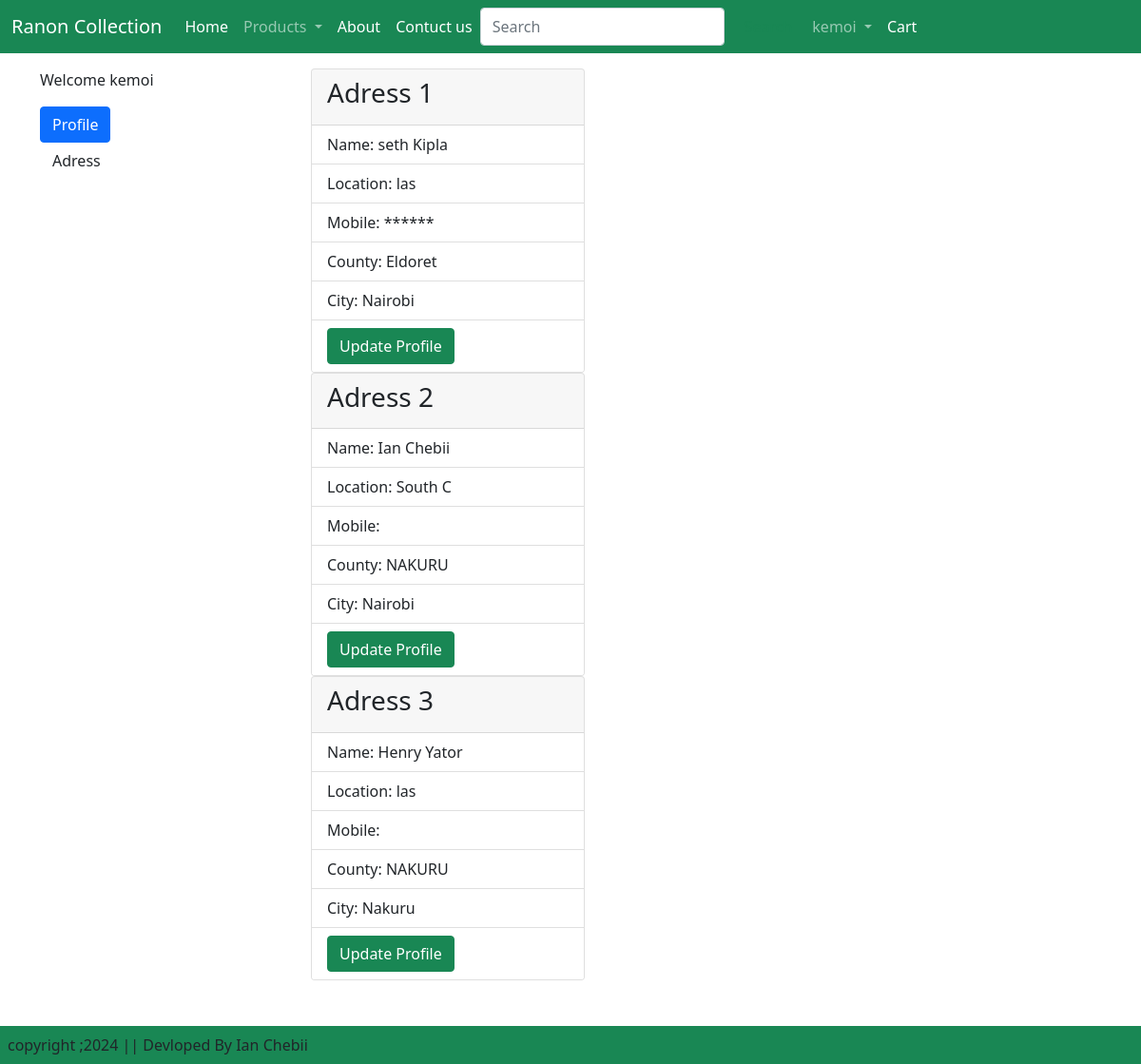
The page /adress/ (signed in) on the database its author committed.
### ecoapp/models.py (models this page shows, shortened)
class Customer(models.Model):
    user = models.ForeignKey(User, on_delete=models.CASCADE)  # Corrected on_delete
    name = models.CharField(max_length=200)
    location = models.CharField(max_length=200)
    county = models.CharField(max_length=60)
    mobile = models.CharField(max_length=50, )  # Corrected spelling and added length
    city = models.CharField(choices=STATE_CHOICES, max_length=100)  # Corrected variable name to STATE_CHOICES

### ecoapp/views.py (the view)
# urls.py: path('adress/', views.adress, name='adress'),
@login_required
def adress(request):
    add = Customer.objects.filter(user=request.user)
    return render(request, 'ecoapp/adress.html', {'add': add})

### ecoapp/templates/ecoapp/adress.html (shortened to what this page needs)
{% extends "ecoapp/base.html" %}
{% load static%}
{% block maincontent%}
<div class="container vw-100">
    <div class="row my-3">
        <div class="col-sm-3" >
            <p>Welcome {{request.user}}</p>
            <ul class="list-unstyled">
                <li ><a href="{%url 'profile'%}" class="btn btn-primary">Profile</a></li>
                <li ><a href="{%url 'adress'%}"  class="btn">Adress</a></li>
            </ul>
        </div>
        <div class="col-sm-8 ">
            <div class="row">
                <div class="col-sm-8">
                    {%for ad in add%}
                    <div class="card" style="width: 18rem;">
                       <div class="card-header">
                           <h3>Adress {{forloop.counter}}</h3>
                       </div>
                       <ul class="list-group list-group-flush">
                        <li class="list-group-item">Name: {{ad.name}}</li>
                        <li class="list-group-item"> Location: {{ad.location}}</li>
                        <li class="list-group-item">Mobile: {{ad.mobile}}</li>
                        <li class="list-group-item">County: {{ad.county}}</li>
                        <li class="list-group-item">City: {{ad.city}} </li>
                        <li class="list-group-item"><a href="{% url 'updateview' pk=ad.id %}" class="btn btn-success">Update Profile</a></li>
                       </ul>
                     </div>
                      {%endfor%}
                </div>
            </div>
        </div>
    </div>
</div>
{% endblock maincontent%}

### ecoapp/templates/ecoapp/base.html (shortened to what this page needs)
{% load static %}
<!DOCTYPE html>
<html lang="en">
<head>
    <link href="https://cdn.jsdelivr.net/npm/bootstrap@5.0.2/dist/css/bootstrap.min.css" rel="stylesheet">
    <link rel="stylesheet" href="{% static 'ecoapp/js/css/owl.carousel.min.css' %}">
    <link rel="stylesheet" href="{% static 'ecoapp\css\style.css' %}">
    <link rel="stylesheet" href="https://cdnjs.cloudflare.com/ajax/libs/font-awesome/6.5.2/css/all.min.css" />
</head>
<body>
    <nav class="navbar navbar-expand-lg navbar-dark bg-success">
        <div class="container-fluid">
          <a class="navbar-brand" href="#">Ranon Collection</a>
          <div class="collapse navbar-collapse" id="navbarSupportedContent">
            <ul class="navbar-nav me-auto mb-2 mb-lg-0">
              {% if user.is_authenticated %}
              <li class="nav-item">
                <a class="nav-link active" aria-current="page" href="{% url 'home' %}">Home</a>
              </li>
              <li class="nav-item dropdown">
                <a class="nav-link dropdown-toggle" href="#" id="navbarDropdown" role="button" data-bs-toggle="dropdown" aria-expanded="false">
                  Products
                </a>
              </li>
                <li class="nav-item">
                  <a class="nav-link text-white" href="{% url 'about' %}">About</a>
                </li>
                <li class="nav-item">
                  <a class="nav-link text-white" href="{% url 'contact' %}">Contuct us</a>
                </li>
            <form class="d-flex">
              <input class="form-control me-2" type="search" placeholder="Search" aria-label="Search">
              <button class="btn btn-outline-success" type="submit">Search</button>
            </form>
            <li class="nav-item dropdown">
              <a class="nav-link dropdown-toggle" href="#" id="navbarDropdown text-white" role="button" data-bs-toggle="dropdown" aria-expanded="false">
                {{request.user}}
              </a>
            </li>
            <li class="nav-item">
              <a class="nav-link text-white" href="{% url 'showcart' %}">Cart</a>
            </li>
        {%endif%}
      </nav>
      {% block maincontent%}{% endblock maincontent%}
    <footer class="container-fluid bg-success tex-center p-2 mt-5  ">
       copyright         ;2024 || Devloped By Ian Chebii
    </footer>
</body>
</html>

### static/ecoapp/css/style.css (style rules this page uses)
a { text-decoration: none; }

### rows shown on the page
Customer: name "seth Kipla", location "las", mobile "******", county "Eldoret", city "Nairobi"
Customer: name "Ian Chebii", location "South C", county "NAKURU", city "Nairobi"
Customer: name "Henry Yator", location "las", county "NAKURU", city "Nakuru"

### other values the page prints
{{ request.user }} "kemoi"
